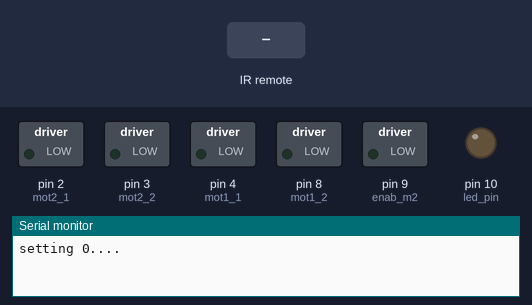
The sketch below on a simulated Arduino Uno, built with avr-gcc and run on an emulated ATmega328P. Shown: switched loads named in the sketch (green lamp = pin HIGH), output pins drawn as LEDs (lit = HIGH), the last lines printed to the serial monitor. Inputs (shaded band) come from the test bench.

Above: at 1.2 s.
1.3 s: infrared code 0xFFA857 received
At 1.9 s:
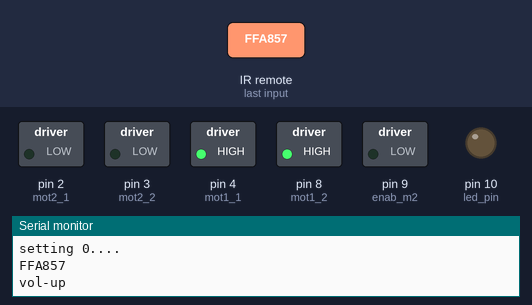
3.5 s: infrared code 0xFFE01F received
At 3.9 s:
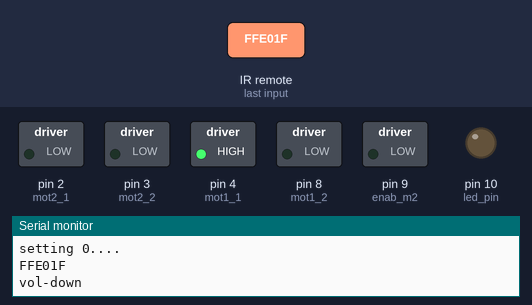
5.7 s: infrared code 0xFFC23D received
At 6.3 s:
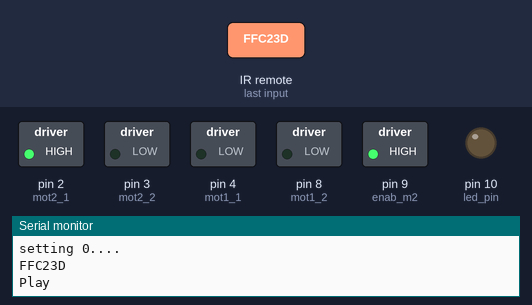
7.9 s: infrared code 0xFF22DD received
At 8.4 s:
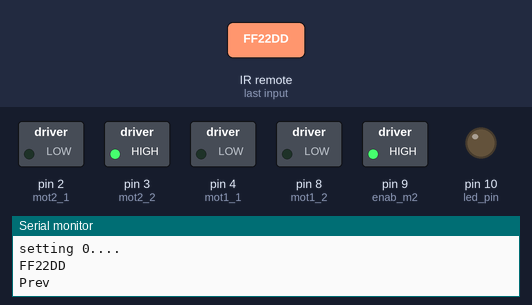
Timing chart, 0 to 10.9 s (numbered marks = the images above; inputs shaded):
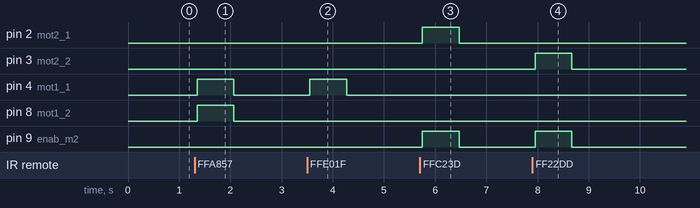

Measured:
- after the input at 1.3 s, pin 4 (mot1_1), pin 8 (mot1_2): LOW → HIGH after 0.05 s, → LOW 0.72 s later
- after the input at 3.5 s, pin 4 (mot1_1): LOW → HIGH after 0.05 s, → LOW 0.72 s later
- after the input at 5.7 s, pin 2 (mot2_1), pin 9 (enab_m2): LOW → HIGH after 0.05 s, → LOW 0.72 s later
- after the input at 7.9 s, pin 3 (mot2_2), pin 9 (enab_m2): LOW → HIGH after 0.05 s, → LOW 0.72 s later

The sketch:

IR_Motor_Controller_L298N_00.ino
```cpp
/*
 * DOCUMENTATION
 * IR MOTOR CONTROLLER PROGRAM
 *
 * Run this command for permissions
 * sudo chmod a+rw /dev/ttyACM0
 *
 * M1 - Up/down motor
 * M2 - Tilt motor
 *
 * mot1_1 - HIGH  |
 *                | = UP || DOWN
 * mot1_2 - LOW   |
 *-----------------
 * mot1_1 - LOW   |
 *                | = UP || DOWN
 * mot1_2 - HIGH  |
 * ------------------------------------------
 * ------------------------------------------
 * mot2_1 - HIGH  |
 *                | = Extend
 * mot2_2 - LOW   |
 *-----------------
 * mot2_1 - LOW   |
 *                | = Retract
 * mot2_2 - HIGH  |
 *
*/
//////////////////////////////////////////////////////////////////////////////////////////
#include <IRremote.h>
const int RECV_PIN = 12; // Signal in
IRrecv irrecv(RECV_PIN);
decode_results results;
String button;
bool b_vol_up = false;
bool b_vol_down = false;
bool b_play = false;
bool b_prev = false;
const int led_pin = 10;
double ir_input_counter = 0;

// Constants
// M1
const int mot1_1 = 4; // always needs to be written high when actuating
const int mot1_2 = 8; //
// M2
const int mot2_1 = 2; // "Positive"
const int mot2_2 = 3; // "Negative"
// PWM
const int enab_m2 = 9; // M2 Feed PWM signdelay(200);al to this pin
int PWM_m2 = 255; // 100% PWM

void setup() {
  // Motors
  pinMode(mot1_1, OUTPUT);
  pinMode(mot1_2, OUTPUT);
  pinMode(mot2_1, OUTPUT);
  pinMode(mot2_2, OUTPUT);
  pinMode(enab_m2, OUTPUT);
  pinMode(led_pin, OUTPUT);

  // IR sensor
  irrecv.enableIRIn();
  irrecv.blink13(true);

  // Serial
  Serial.begin(9600);
}

void loop()
{
  if (irrecv.decode(&results))
  {
        delay(50);
        Serial.println(results.value, HEX);
        // experiment with this value
          ir_input_counter = 0; // reset break-out counter

        if(results.value ==0xFFA857)
        {
          digitalWrite(mot1_1, HIGH);
          digitalWrite(mot1_2, HIGH);
          b_vol_up = true;
          Serial.println("vol-up");
        }
        else if(results.value == 0xFFE01F)
        {
          digitalWrite(mot1_1, HIGH);
          digitalWrite(mot1_2, LOW);
          b_vol_down = true;
          Serial.println("vol-down");
        }
        else if(results.value ==0XFFC23D)
        {
          digitalWrite(mot2_1, HIGH);
          digitalWrite(mot2_2, LOW);
          analogWrite(enab_m2, PWM_m2);
          b_play = true;
          Serial.println("Play");
        }
        else if(results.value ==0xFF22DD)
        {
          digitalWrite(mot2_1, LOW);
          digitalWrite(mot2_2, HIGH);
          analogWrite(enab_m2, PWM_m2);
          b_prev = true;
          Serial.println("Prev");
        }
        else if(results.value == 0xFFFFFFFF)
        {
          if(b_play)
          {
            b_Play();
          }
          else if(b_prev)
          {
            b_Prev();
          }
          else if(b_vol_up)
          {
            b_Vol_Up();
          }
          else if(b_vol_down)
          {
            b_Vol_Down();
          }
        }
        else
        {
          b_vol_up = false;
          b_vol_down = false;
          b_play = false;
          b_prev = false;
          digitalWrite(mot1_1, LOW);
          digitalWrite(mot1_2, LOW);
          digitalWrite(mot2_1, LOW);
          digitalWrite(mot2_2, LOW);
          analogWrite(enab_m2, 0);
          digitalWrite(led_pin, LOW);
          Serial.println("..............RESETTING EVERYTHING OFF..............");
        }

        irrecv.resume();
  }
  ir_input_counter++;
  //Serial.println(ir_input_counter);

  if(ir_input_counter >= 10000)
  {
    b_vol_up = false;
    b_vol_down = false;
    b_play = false;
    b_prev = false;
    digitalWrite(mot1_1, LOW);
    digitalWrite(mot1_2, LOW);
    digitalWrite(mot2_1, LOW);
    digitalWrite(mot2_2, LOW);
    analogWrite(enab_m2, 0);
    digitalWrite(led_pin, LOW);
    Serial.println("setting 0....");
    ir_input_counter = 0;
  }
}

void b_Vol_Up()
{
  digitalWrite(mot1_1, HIGH);
  digitalWrite(mot1_2, HIGH);
  Serial.println("Function Vol_Up");
}

void b_Vol_Down()
{
  digitalWrite(mot1_1, HIGH);
  digitalWrite(mot1_2, LOW);
  Serial.println("Function Vol_Down");
}

void b_Play()
{
  digitalWrite(mot2_1, HIGH);
  digitalWrite(mot2_2, LOW);
  analogWrite(enab_m2, PWM_m2);
  Serial.println("Function b_Play");
}

void b_Prev()
{
  digitalWrite(mot2_1, LOW);
  digitalWrite(mot2_2, HIGH);
  analogWrite(enab_m2, PWM_m2);
  Serial.println("Function b_Prev");
}
```
